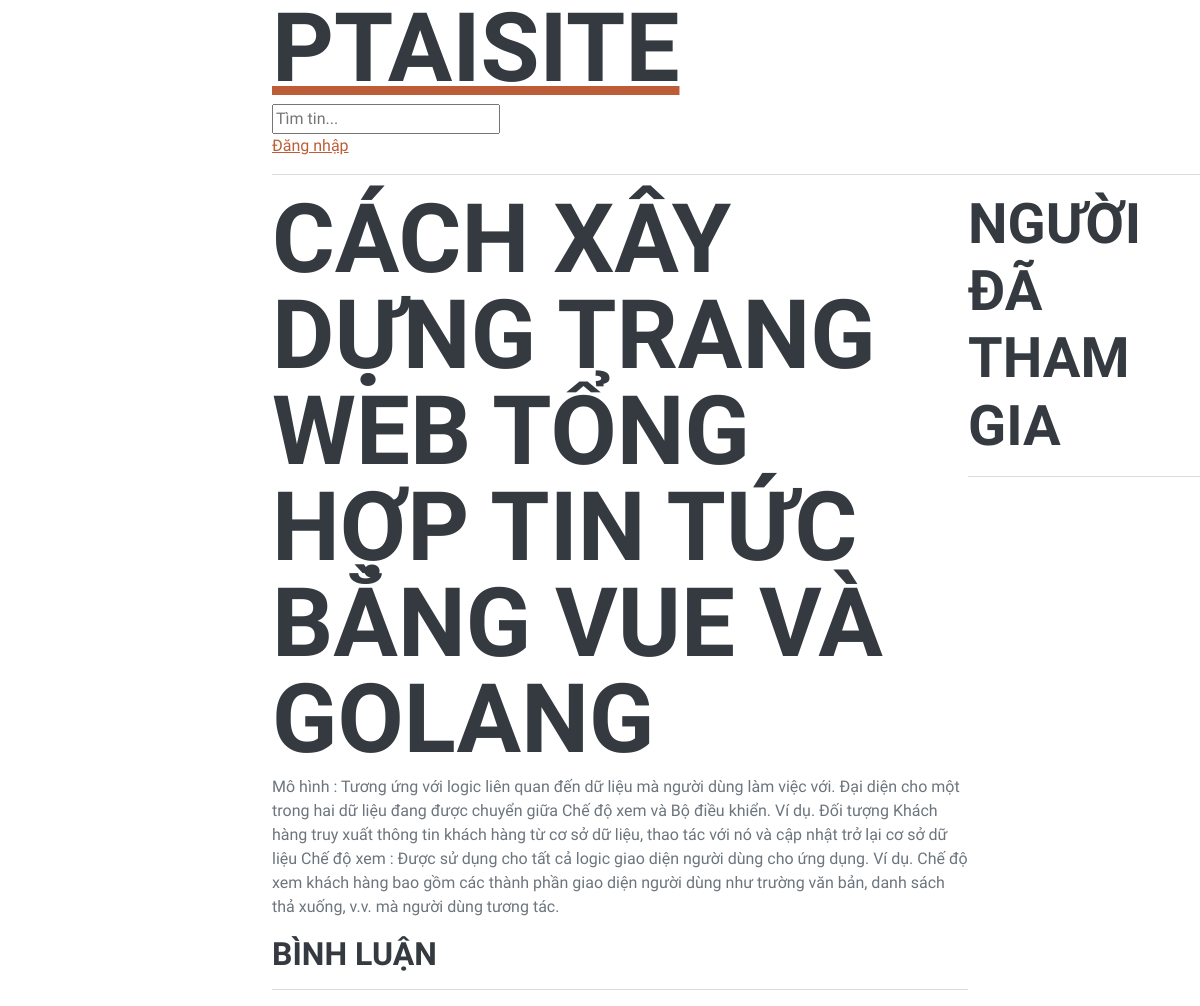
Page /room/15/ on the committed database.
### base/models.py (models this page shows, shortened)
class Room (models.Model):
    name = models.CharField(max_length=200)
    host = models.ForeignKey(User, on_delete=models.SET_NULL, null=True)
    topic = models.ForeignKey(Topic, on_delete=models.SET_NULL, null=True)
    description = models.TextField(null=True, blank=True)
    updated = models.DateTimeField(auto_now = True)
    created = models.DateTimeField(auto_now_add=True)
    paticipants = models.ManyToManyField(User, related_name='paticipants', blank=True)
    class Meta:
        ordering = ['-updated', '-created']

### base/views.py (the view, shortened to what this page needs)
# urls.py: path('room/<str:pk>/', views.room, name="room") ,
def room(request, pk):
    room = Room.objects.get(id=pk)
    room_messages = room.message_set.all().order_by('-created')
    paticipants = room.paticipants.all()
    context = {'room': room, 'room_messages': room_messages, 'paticipants': paticipants}
    return render(request, 'base/room.html', context)

### base/templates/base/room.html (shortened to what this page needs)
{% extends 'main.html'%}
{% block content%}
<div class="room-container">
    <div>
        <h1> {{ room.name }} </h1>
        <p>{{room.description}}</p>
        <div class="comment-wrapper">
            <h3>Bình luận</h3>
            <hr>
        </div>
    </div>
    <div>
        <h2>Người đã tham gia</h2>
        <hr>
    </div>
</div>
{% endblock content%}

### base/templates/base/room.html (style rules this page uses)
.room-container { display: grid; grid-template-columns: 3fr 1fr; }

### rows in the picture
Room: name "CÁCH XÂY DỰNG TRANG WEB TỔNG HỢP TIN TỨC BẰNG VUE VÀ GOLANG", description "Mô hình : Tương ứng với logic liên quan đến dữ liệu mà người dùng làm việc với. Đại diện cho một trong hai dữ liệu đang được chuyển giữa Chế độ xem và Bộ điều khiển. Ví dụ. Đối tượng Khách hàng truy xuất thông tin khách hàng từ cơ sở dữ liệu, thao tác với nó và cập nhật trở lại cơ sở dữ liệu Chế độ xem : Được sử dụng cho tất cả logic giao diện người dùng cho ứng dụng. Ví dụ. Chế độ xem khách hàng bao gồm các thành phần giao diện người dùng như trường văn bản, danh sách thả xuống, v.v. mà người dùng tương tác."
